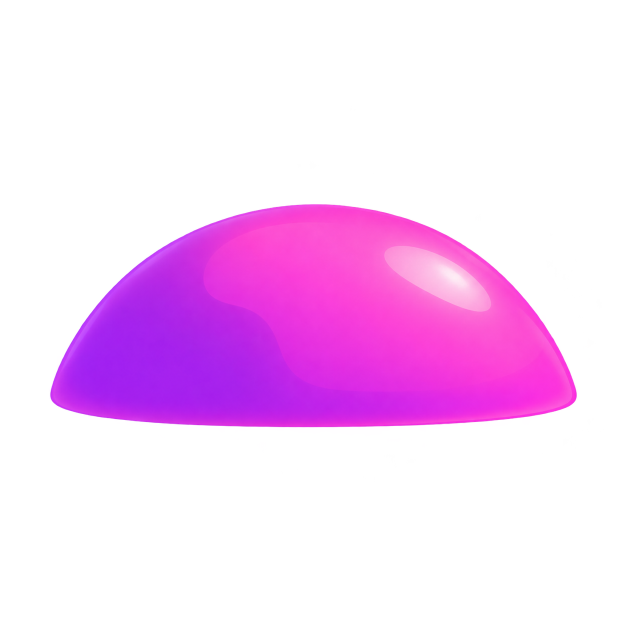
#> input picture apps/split-party/art-src/base/dome-magenta.png, 1254 x 1254 px, given in place of hills.png, which was not available (shown at 1/2 size)
$ python build-base-scene.py
#> lines starting #> are read from the running program, lines starting #| are printed output that depends on the picture
"""Base-game scene layers (Figma 11195:8973) for BaseScene.svelte.

art-src/base/*.png (Figma image fills, untouched)
  hills.png         11195:8974  the sky + rolling hills, full frame
  far-hills.png water.png volcano.png dome-hill.png island.png boat.png
                    11362:70545's split backdrop (2026-10-29): the old seascape as layers, the
                    volcano, and the sailboat that crosses the water
  dome-*.png        11195:8975..8980  the jelly domes along the bottom (1254 square, the dome
                    sits in y 32-68% of it)
  -> public/base/hd/hills.webp, far-hills.webp, water-clear.webp, volcano.webp, volcano-lava.webp, volcano-flow.webp, dome-hill.webp, island.webp,
     boat.webp, dome-*.webp (+ dome-*-small.webp for small domes)

Only a touch of blur is baked in, well under the frame's own (it blurs the seascapes and domes
by 2px, the hills not at all): 2 design px is ~6 device px on a 1920x1080 retina screen, which
smeared the crisp masters into what reviewers called low quality (2026-10-26), so 0.6 keeps
just a hint of depth behind the board, and the colours get a saturation/contrast lift (GRADE): the
earlier heavy soft-focus pass made the backdrop read as a different, painterly style next to
the crisp, glossy board and blobs. BLUR is in design px, baked at each image's own scale so
the page doesn't run CSS filters. Written to public/base/crisp/ (new paths: browsers kept the
soft art under the old ones), now public/base/hd/. The hills are shown ~2.4x their master's
size on a 1920x1080 retina screen, so they come from art-src/base/2x/hills.png (Real-ESRGAN,
upscale-art.py) when present, at HILLS_W: past that the texture memory buys little. Domes are cropped to CROP (the same
box for all three), which BaseScene.svelte mirrors when it places them.
    python3 apps/split-party/scripts/build-base-scene.py
"""

from pathlib import Path

import numpy as np
from PIL import Image, ImageEnhance, ImageFilter

ROOT = Path(__file__).resolve().parent.parent
SRC = ROOT / 'art-src' / 'base'
OUT = ROOT / 'public' / 'base' / 'hd'
# Fractions of the dome square kept: x0, y0, x1, y1 (the art spans x 7.6-92%, y 32.2-68.3%).
CROP = (0.06, 0.3, 0.94, 0.7)
DOME_W = 560  # px; the largest dome is ~177 design px wide after the crop
HILLS_W = 2560  # px; the master is 1677, its 2x 3354
# 0.3 since 2026-11-02 (quality pass; see build-bonus-scene.py).
BLUR = {'seascape': 0.3, 'dome': 0.3}
GRADE = {'saturation': 1.18, 'contrast': 1.06}


def grade(img):
    """Saturation/contrast lift on the colour only; alpha is kept."""
    rgb = ImageEnhance.Contrast(ImageEnhance.Color(img.convert('RGB')).enhance(GRADE['saturation'])).enhance(GRADE['contrast'])
    if img.mode != 'RGBA':
        return rgb
    rgb.putalpha(img.getchannel('A'))
    return rgb


def save(img, name):
    img.save(OUT / f'{name}.webp', quality=90, method=6)
    print(name, img.size, f'{(OUT / f"{name}.webp").stat().st_size // 1024} KB')


# [9 lines left out: function blur, not called in this run]


OUT.mkdir(exist_ok=True)


def master(name):
#> called with name = 'hills'
    hd = SRC / '2x' / f'{name}.png'
    return Image.open(hd if hd.exists() else SRC / f'{name}.png')
#> returned value is the input picture: PIL image 1254x1254 RGBA; mean R, G, B, A 51.6, 13.5, 52.4, 57


hills = master('hills').convert('RGB')
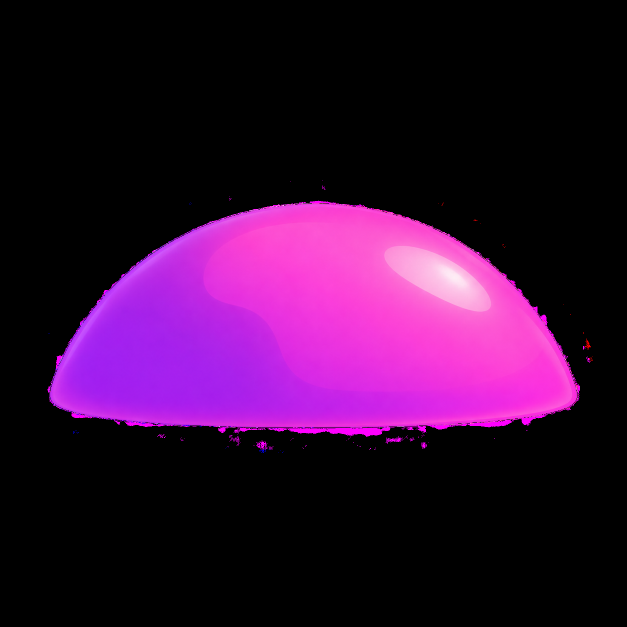
#> hills: PIL image 1254x1254 RGB (shown at 1/2 size); mean R, G, B 51.6, 13.5, 52.4
save(grade(hills.resize((HILLS_W, round(HILLS_W * hills.height / hills.width)), Image.LANCZOS)), 'hills')
#> in grade, `rgb = ImageEnhance.Contrast(ImageEnhance.Color(img.convert('RGB')).enh..`:
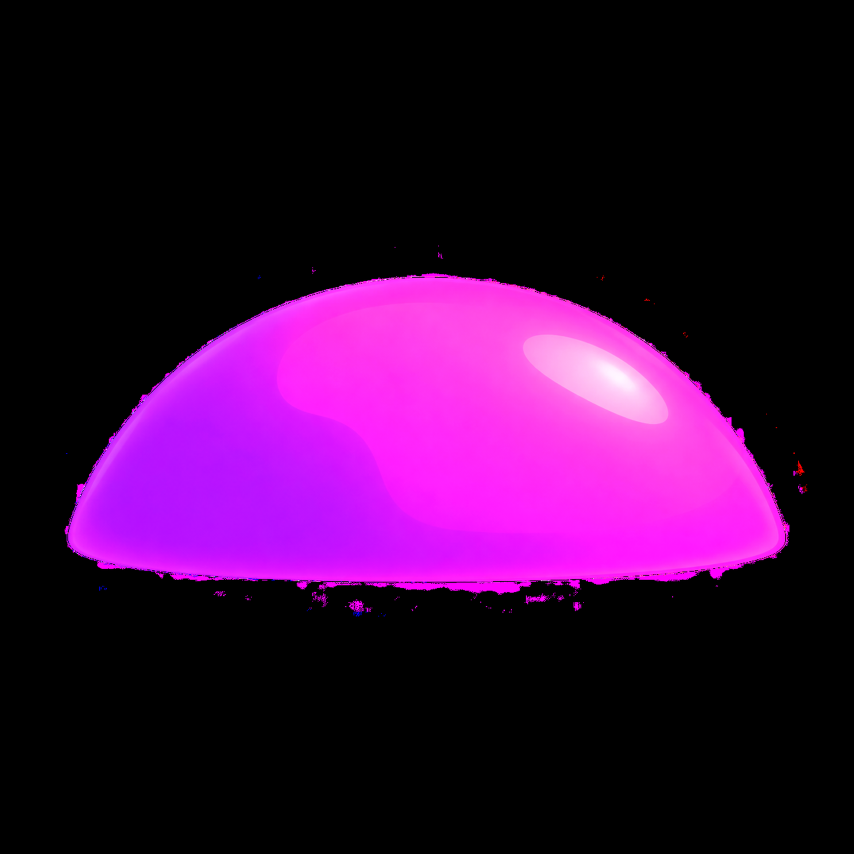
#> rgb: PIL image 2560x2560 RGB (shown at 1/3 size); mean R, G, B 55.1, 10.7, 57.7
#> (the run stopped early here; a loop or call above may not have finished)

$ run again, on apps/split-party/art-src/base/far-hills.png
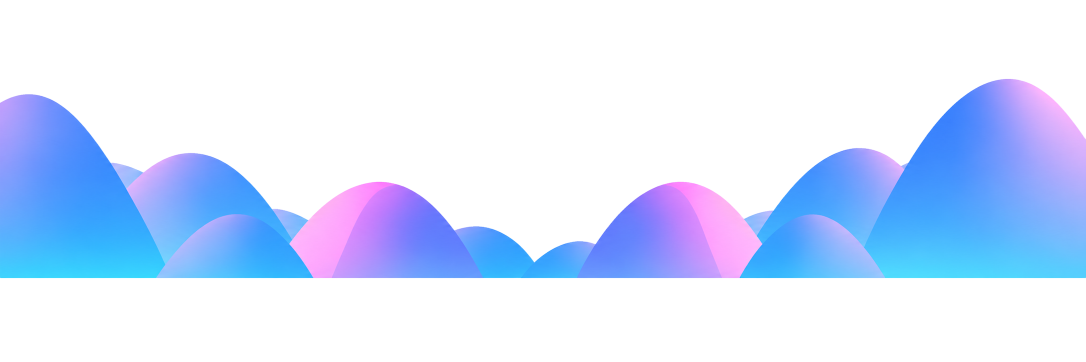
#> input picture apps/split-party/art-src/base/far-hills.png, 2172 x 724 px, given in place of hills.png, which was not available (shown at 1/2 size)
#> in master, returned value is the input picture: PIL image 2172x724 RGBA; mean R, G, B, A 35.1, 48.9, 75.3, 75.1
#> `hills = master('hills').convert('RGB')`:
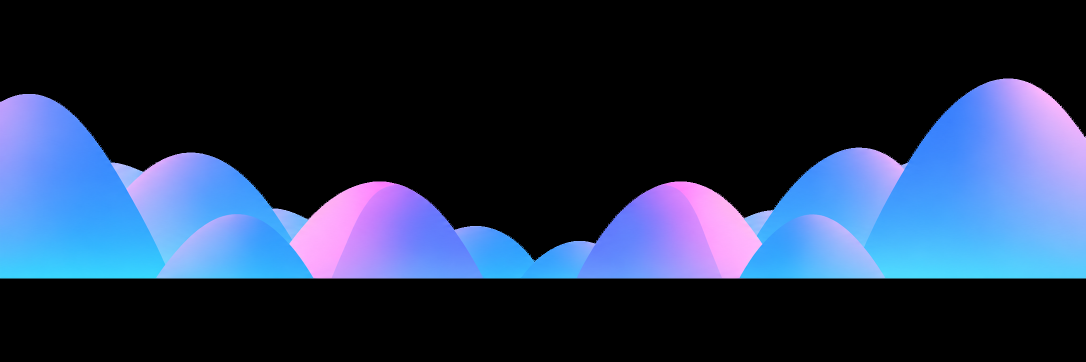
#> hills: PIL image 2172x724 RGB (shown at 1/2 size); mean R, G, B 35.1, 48.9, 75.3
